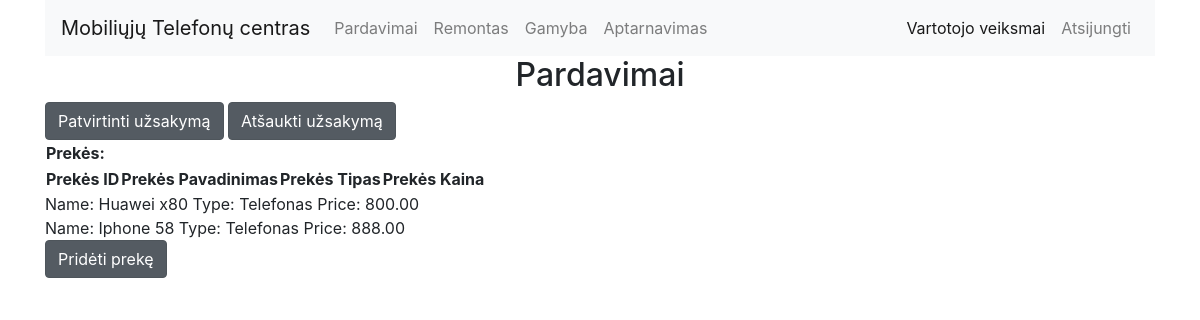
The page /views/sales/salesMain.php (signed in) on the database its author committed.
### tables this page shows
CREATE TABLE `sales` (
  `id` int(11) NOT NULL,
  `name` varchar(30) NOT NULL,
  `type` varchar(15) NOT NULL,
  `price` varchar(15) NOT NULL
);

### views/sales/salesMain.php (the view, shortened to what this page needs)
<?php
	include_once '../header.php';
?>
  <div class="container">
    <h1 class="h2 text-center">Pardavimai</h1>
	<a href="orderConfirm.php" class="btn btn-secondary btn-md active" role="button" aria-pressed="true" width="auto">Patvirtinti užsakymą</a>
	<a href="orderReject.php" class="btn btn-secondary btn-md active" role="button" aria-pressed="true" width="auto">Atšaukti užsakymą</a>
	<table id="customers">
		<tr>
			<th colspan="4">
			Prekės:
			</th>
		</tr>
		<tr>
			<th>
			Prekės ID
			</th>
			<th>
			Prekės Pavadinimas
			</th>
			<th>
			Prekės Tipas
			</th>
			<th>
			Prekės Kaina
			</th>
		</tr>
	</table>
	<?php
	include_once '../../inc/dbconn.php';
	$sql = "SELECT name, type, price FROM sales";
	$result = $conn->query($sql);
	if ($result->num_rows > 0) {
    while($row = $result->fetch_assoc()) {
        echo "Name: " . $row["name"]. " Type: " . $row["type"]. " Price: " . $row["price"]. "<br>";
    }
} else {
    echo "0 results";
}
?>
	<a href="addItem.php" class="btn btn-secondary btn-md active" role="button" aria-pressed="true" width="auto">Pridėti prekę</a>
  </div>
<?php
	include_once '../footer.php';
?>

### rows shown on the page
sales: name "Huawei x80", type "Telefonas", price "800.00"
sales: name "Iphone 58", type "Telefonas", price "888.00"
